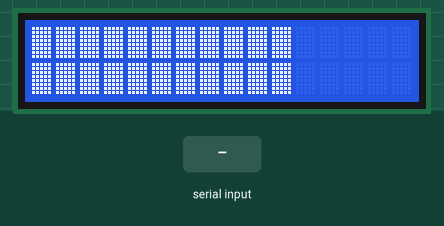
Simulated run of this sketch. Board: Arduino Uno, built with avr-gcc and run on an emulated ATmega328P. Shown: 16×2 character LCD. The test bench sets the inputs (shaded band).

Above: at 1.3 s.
1.4 s: "30,150\n" received over Serial
At 2.5 s:
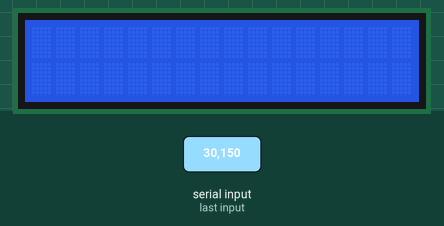
3.0 s: "90,45\n" received over Serial
At 3.07 s:
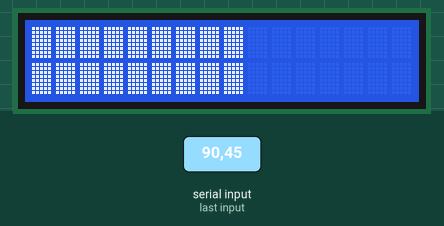
4.6 s: "200\n" received over Serial
At 5.6 s:
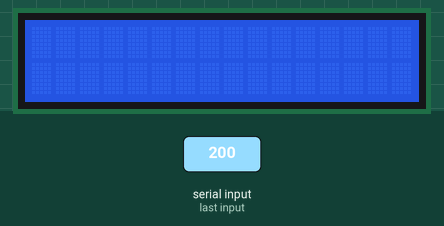
6.1 s: "5\n" received over Serial
At 7.1 s:
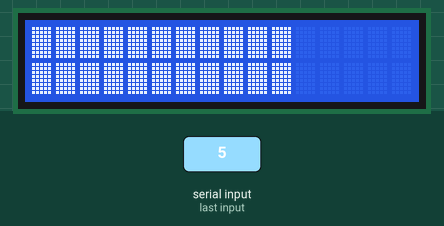
7.6 s: "90\n" received over Serial
At 8.1 s:
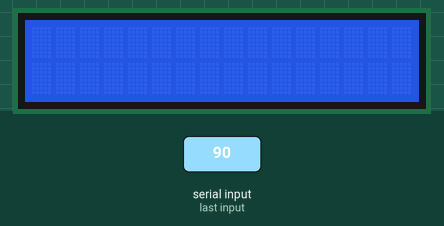
Timing chart, 0 to 10.1 s (numbered marks = the images above; inputs shaded):
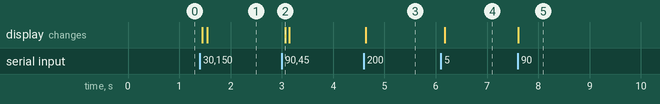

The sketch:

Jauge.ino
```cpp
#include "Jauge.h"

Jauge::Jauge(LCD _lcd) : lcd(_lcd) {}

void Jauge::update(int newScore) {
	lcd.clear();
	for (int i = 0; i < newScore*2; i++) {
		lcd.drawRectangle(i, 0);
		lcd.drawRectangle(i+1, 0);
		lcd.drawRectangle(i,1);
		lcd.drawRectangle(i+1, 1);
	}
}
```

Jauge.h
```cpp
#pragma once
#include "LCD.h"

class Jauge {
private:
	LCD lcd;
public:
	Jauge(LCD lcd);
	void update(int newScore);
};
```

characters.h
```cpp
#pragma once

extern byte rectangle[8];
extern byte blink[8];

extern byte angryL[8];
extern byte angryR[8];

extern byte Heart1[8];
extern byte Heart2[8];
extern byte Heart3[8];
extern byte Heart4[8];
```

characters.ino
```cpp
#include "characters.h"

byte rectangle[8] = {
	0xff,
	0xff,
	0xff,
	0xff,
	0xff,
	0xff,
	0xff,
	0xff,
};

byte blink[8] = {
	0,
	0,
	0,
	0,
	0,
	0b11111,
	0b11111,
};

byte angryL[8] = {
	0b10000,
	0b11000,
	0b11100,
	0b11110,
	0b11111,
	0b11111,
	0b11111,
	0b11111,
};

byte angryR[8] = {
	0b00001,
	0b00011,
	0b00111,
	0b01111,
	0b11111,
	0b11111,
	0b11111,
	0b11111,
};

byte Heart1[8] = {
	0,
	0,
	0,
	0,
	0b01100,
	0b11110,
	0b11111,
	0b11111,
};

byte Heart2[8] = {
	0,
	0,
	0,
	0,
	0b00110,
	0b01111,
	0b11111,
	0b11111,
};

byte Heart3[8] = {
	0b01111,
	0b00111,
	0b00011,
	0b00001,
	0,
	0,
	0,
	0,
};

byte Heart4[8] = {
	0b11110,
	0b11100,
	0b11000,
	0b10000,
	0,
	0,
	0,
	0,
};
```

jauge.ino
```cpp
#include "Jauge.h"
#include "characters.h"

hd44780_I2Cexp lcd;
LCD _lcd(&lcd);
Jauge jauge(_lcd);

void setup() {
  	lcd.begin(16, 2);
  	lcd.createChar(0, rectangle);
	Serial.begin(9600);
	jauge.update(5);
}

void loop() {
	if (Serial.available() > 0) {
		char c = Serial.read();

		if (c >= '0' && c <= '8') {
			jauge.update(c - '0');
		}
	}
}
```

LCD.h
```cpp
#pragma once

#include <Wire.h>
#include <hd44780.h>
#include <hd44780ioClass/hd44780_I2Cexp.h>

class LCD {
private:
	hd44780_I2Cexp *lcd;
public:
	LCD(hd44780_I2Cexp *lcd);

	void drawChar(int x, int y, char c);
	void drawRectangle(int x, int y);
	void drawBlink(int x, int y);
	void clear();
};
```

LCD.ino
```cpp
#include "LCD.h"

LCD::LCD(hd44780_I2Cexp *_lcd) : lcd(_lcd) {}

void LCD::drawChar(int x, int y, char c) {
	lcd->setCursor(x,y);
	int w = lcd->write(byte(c));
}

void LCD::drawRectangle(int x, int y) {
	drawChar(x, y, 0);
}
void LCD::drawBlink(int x, int y) {
	drawChar(x, y, 1);
}

void LCD::clear() {lcd->clear();}
```

Measured:
- after the input at 1.4 s, the display: first changes after 0.05 s (image 1 shows a later state)
- after the input at 3.0 s, the display: changes after 0.07 s (image 2)
- after the input at 4.6 s, the display: first changes at once (image 3 shows a later state)
- after the input at 6.1 s, the display: changes after 0.08 s (image 4)
- after the input at 7.6 s, the display: changes at once (image 5)
